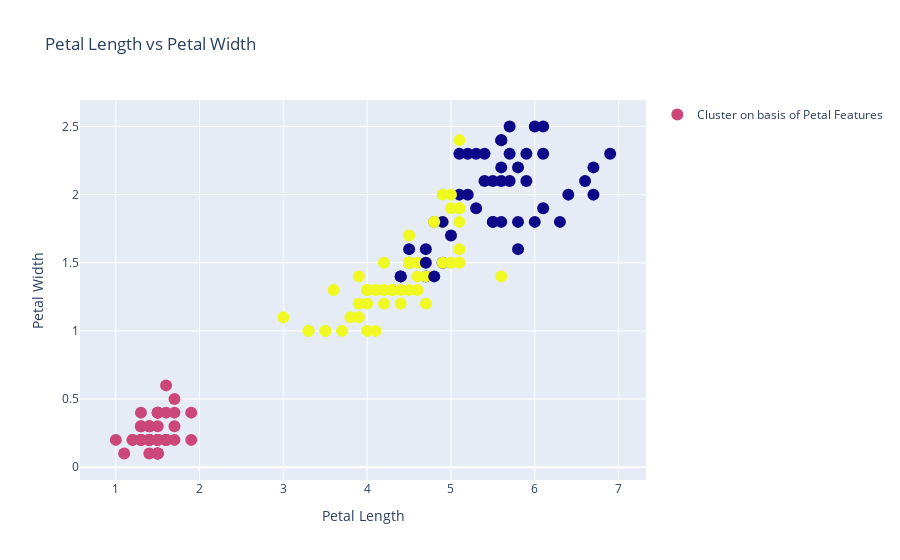

This figure's notebook cell:
### Code cell
trace=go.Scatter(x=df["petal_length"],y=df["petal_width"],
                 name="Cluster on basis of Petal Features",
                 mode="markers",
                 marker=dict(size=12,color=df["Cluster ID"],opacity=1))
                 
layout=go.Layout(title="Petal Length vs Petal Width",showlegend=True,
                 xaxis=dict(title="Petal Length"),
                 yaxis=dict(title="Petal Width"))

fig=go.Figure(data=trace,layout=layout)

iplot(fig)

### Figure 1 — Plotly figure (JSON) as saved in the notebook; plotly's stock layout.template omitted (floating-point values rounded to 4 significant figures; data arrays with more than 128 entries replaced by an {"elided": "..."} marker saying what was removed)
{"data": [{"marker": {"color": {"elided": "150 int values"}, "opacity": 1, "size": 12}, "mode": "markers", "name": "Cluster on basis of Petal Features", "type": "scatter", "x": {"elided": "150 float values"}, "y": {"elided": "150 float values"}}], "layout": {"showlegend": true, "title": {"text": "Petal Length vs Petal Width"}, "xaxis": {"title": {"text": "Petal Length"}}, "yaxis": {"title": {"text": "Petal Width"}}}}
